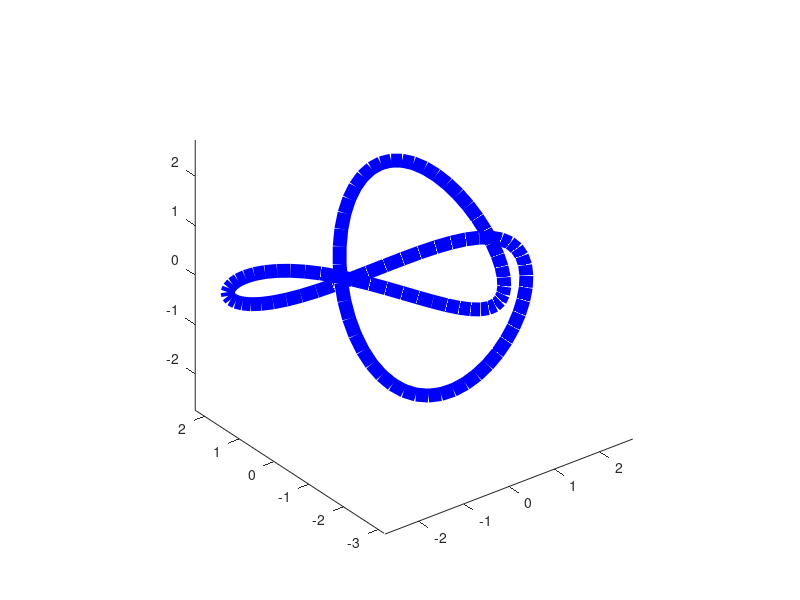

The MATLAB source for this figure:
t=linspace(0,2*pi,100);
x=sin(t)+2*(sin(2*t));
y=cos(t)-2*(cos(2*t));
z=-sin(3*t);
figure;
plot3(x,y,z,'b-','LineWidth',10);
axis equal;